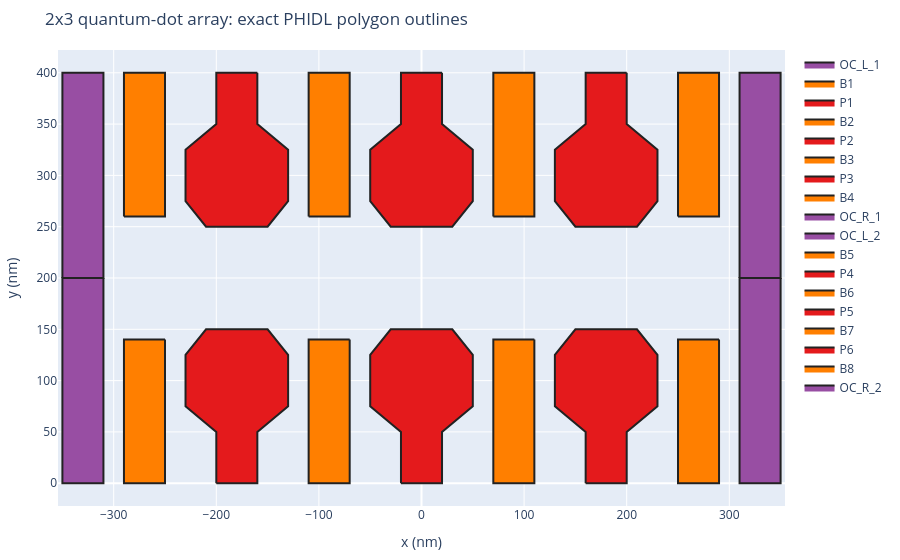

Notebook code cell kept with this figure:
### Markdown cell above
### 1.1 Exact top-down layout

### Code cell
layout_plan_fig = plot_layout_spec_2d(
    layout_spec,
    title="2x3 quantum-dot array: exact PHIDL polygon outlines",
)
layout_plan_fig.show()

### Figure 1 — Plotly figure (JSON) as saved in the notebook; plotly's stock layout.template omitted (floating-point values rounded to 4 significant figures)
{"data": [{"fill": "toself", "fillcolor": "#984ea3", "hovertemplate": "OC_L_1<br>type=ohmic<br>x=%{x:.1f} nm<br>y=%{y:.1f} nm<extra></extra>", "line": {"color": "#222222", "width": 2}, "mode": "lines", "name": "OC_L_1", "type": "scatter", "x": [-310.0, -350.0, -350.0, -310.0, -310.0], "y": [200.0, 200.0, 0.0, 0.0, 200.0]}, {"fill": "toself", "fillcolor": "#ff7f00", "hovertemplate": "B1<br>type=barrier<br>x=%{x:.1f} nm<br>y=%{y:.1f} nm<extra></extra>", "line": {"color": "#222222", "width": 2}, "mode": "lines", "name": "B1", "type": "scatter", "x": [-250.0, -290.0, -290.0, -250.0, -250.0], "y": [140.0, 140.0, 0.0, 0.0, 140.0]}, {"fill": "toself", "fillcolor": "#e41a1c", "hovertemplate": "P1<br>type=plunger<br>x=%{x:.1f} nm<br>y=%{y:.1f} nm<extra></extra>", "line": {"color": "#222222", "width": 2}, "mode": "lines", "name": "P1", "type": "scatter", "x": [-200.0, -160.0, -160.0, -130.0, -130.0, -150.0, -210.0, -230.0, -230.0, -200.0, -200.0], "y": [0.0, 0.0, 50.0, 75.0, 125.0, 150.0, 150.0, 125.0, 75.0, 50.0, 0.0]}, {"fill": "toself", "fillcolor": "#ff7f00", "hovertemplate": "B2<br>type=barrier<br>x=%{x:.1f} nm<br>y=%{y:.1f} nm<extra></extra>", "line": {"color": "#222222", "width": 2}, "mode": "lines", "name": "B2", "type": "scatter", "x": [-70.0, -110.0, -110.0, -70.0, -70.0], "y": [140.0, 140.0, 0.0, 0.0, 140.0]}, {"fill": "toself", "fillcolor": "#e41a1c", "hovertemplate": "P2<br>type=plunger<br>x=%{x:.1f} nm<br>y=%{y:.1f} nm<extra></extra>", "line": {"color": "#222222", "width": 2}, "mode": "lines", "name": "P2", "type": "scatter", "x": [-20.0, 20.0, 20.0, 50.0, 50.0, 30.0, -30.0, -50.0, -50.0, -20.0, -20.0], "y": [0.0, 0.0, 50.0, 75.0, 125.0, 150.0, 150.0, 125.0, 75.0, 50.0, 0.0]}, {"fill": "toself", "fillcolor": "#ff7f00", "hovertemplate": "B3<br>type=barrier<br>x=%{x:.1f} nm<br>y=%{y:.1f} nm<extra></extra>", "line": {"color": "#222222", "width": 2}, "mode": "lines", "name": "B3", "type": "scatter", "x": [110.0, 70.0, 70.0, 110.0, 110.0], "y": [140.0, 140.0, 0.0, 0.0, 140.0]}, {"fill": "toself", "fillcolor": "#e41a1c", "hovertemplate": "P3<br>type=plunger<br>x=%{x:.1f} nm<br>y=%{y:.1f} nm<extra></extra>", "line": {"color": "#222222", "width": 2}, "mode": "lines", "name": "P3", "type": "scatter", "x": [160.0, 200.0, 200.0, 230.0, 230.0, 210.0, 150.0, 130.0, 130.0, 160.0, 160.0], "y": [0.0, 0.0, 50.0, 75.0, 125.0, 150.0, 150.0, 125.0, 75.0, 50.0, 0.0]}, {"fill": "toself", "fillcolor": "#ff7f00", "hovertemplate": "B4<br>type=barrier<br>x=%{x:.1f} nm<br>y=%{y:.1f} nm<extra></extra>", "line": {"color": "#222222", "width": 2}, "mode": "lines", "name": "B4", "type": "scatter", "x": [290.0, 250.0, 250.0, 290.0, 290.0], "y": [140.0, 140.0, 0.0, 0.0, 140.0]}, {"fill": "toself", "fillcolor": "#984ea3", "hovertemplate": "OC_R_1<br>type=ohmic<br>x=%{x:.1f} nm<br>y=%{y:.1f} nm<extra></extra>", "line": {"color": "#222222", "width": 2}, "mode": "lines", "name": "OC_R_1", "type": "scatter", "x": [350.0, 310.0, 310.0, 350.0, 350.0], "y": [200.0, 200.0, 0.0, 0.0, 200.0]}, {"fill": "toself", "fillcolor": "#984ea3", "hovertemplate": "OC_L_2<br>type=ohmic<br>x=%{x:.1f} nm<br>y=%{y:.1f} nm<extra></extra>", "line": {"color": "#222222", "width": 2}, "mode": "lines", "name": "OC_L_2", "type": "scatter", "x": [-350.0, -310.0, -310.0, -350.0, -350.0], "y": [200.0, 200.0, 400.0, 400.0, 200.0]}, {"fill": "toself", "fillcolor": "#ff7f00", "hovertemplate": "B5<br>type=barrier<br>x=%{x:.1f} nm<br>y=%{y:.1f} nm<extra></extra>", "line": {"color": "#222222", "width": 2}, "mode": "lines", "name": "B5", "type": "scatter", "x": [-290.0, -250.0, -250.0, -290.0, -290.0], "y": [260.0, 260.0, 400.0, 400.0, 260.0]}, {"fill": "toself", "fillcolor": "#e41a1c", "hovertemplate": "P4<br>type=plunger<br>x=%{x:.1f} nm<br>y=%{y:.1f} nm<extra></extra>", "line": {"color": "#222222", "width": 2}, "mode": "lines", "name": "P4", "type": "scatter", "x": [-160.0, -200.0, -200.0, -230.0, -230.0, -210.0, -150.0, -130.0, -130.0, -160.0, -160.0], "y": [400.0, 400.0, 350.0, 325.0, 275.0, 250.0, 250.0, 275.0, 325.0, 350.0, 400.0]}, {"fill": "toself", "fillcolor": "#ff7f00", "hovertemplate": "B6<br>type=barrier<br>x=%{x:.1f} nm<br>y=%{y:.1f} nm<extra></extra>", "line": {"color": "#222222", "width": 2}, "mode": "lines", "name": "B6", "type": "scatter", "x": [-110.0, -70.0, -70.0, -110.0, -110.0], "y": [260.0, 260.0, 400.0, 400.0, 260.0]}, {"fill": "toself", "fillcolor": "#e41a1c", "hovertemplate": "P5<br>type=plunger<br>x=%{x:.1f} nm<br>y=%{y:.1f} nm<extra></extra>", "line": {"color": "#222222", "width": 2}, "mode": "lines", "name": "P5", "type": "scatter", "x": [20.0, -20.0, -20.0, -50.0, -50.0, -30.0, 30.0, 50.0, 50.0, 20.0, 20.0], "y": [400.0, 400.0, 350.0, 325.0, 275.0, 250.0, 250.0, 275.0, 325.0, 350.0, 400.0]}, {"fill": "toself", "fillcolor": "#ff7f00", "hovertemplate": "B7<br>type=barrier<br>x=%{x:.1f} nm<br>y=%{y:.1f} nm<extra></extra>", "line": {"color": "#222222", "width": 2}, "mode": "lines", "name": "B7", "type": "scatter", "x": [70.0, 110.0, 110.0, 70.0, 70.0], "y": [260.0, 260.0, 400.0, 400.0, 260.0]}, {"fill": "toself", "fillcolor": "#e41a1c", "hovertemplate": "P6<br>type=plunger<br>x=%{x:.1f} nm<br>y=%{y:.1f} nm<extra></extra>", "line": {"color": "#222222", "width": 2}, "mode": "lines", "name": "P6", "type": "scatter", "x": [200.0, 160.0, 160.0, 130.0, 130.0, 150.0, 210.0, 230.0, 230.0, 200.0, 200.0], "y": [400.0, 400.0, 350.0, 325.0, 275.0, 250.0, 250.0, 275.0, 325.0, 350.0, 400.0]}, {"fill": "toself", "fillcolor": "#ff7f00", "hovertemplate": "B8<br>type=barrier<br>x=%{x:.1f} nm<br>y=%{y:.1f} nm<extra></extra>", "line": {"color": "#222222", "width": 2}, "mode": "lines", "name": "B8", "type": "scatter", "x": [250.0, 290.0, 290.0, 250.0, 250.0], "y": [260.0, 260.0, 400.0, 400.0, 260.0]}, {"fill": "toself", "fillcolor": "#984ea3", "hovertemplate": "OC_R_2<br>type=ohmic<br>x=%{x:.1f} nm<br>y=%{y:.1f} nm<extra></extra>", "line": {"color": "#222222", "width": 2}, "mode": "lines", "name": "OC_R_2", "type": "scatter", "x": [310.0, 350.0, 350.0, 310.0, 310.0], "y": [200.0, 200.0, 400.0, 400.0, 200.0]}], "layout": {"height": 560, "margin": {"b": 50, "l": 55, "r": 20, "t": 50}, "title": {"text": "2x3 quantum-dot array: exact PHIDL polygon outlines"}, "xaxis": {"scaleanchor": "y", "scaleratio": 1, "title": {"text": "x (nm)"}}, "yaxis": {"title": {"text": "y (nm)"}}}}
